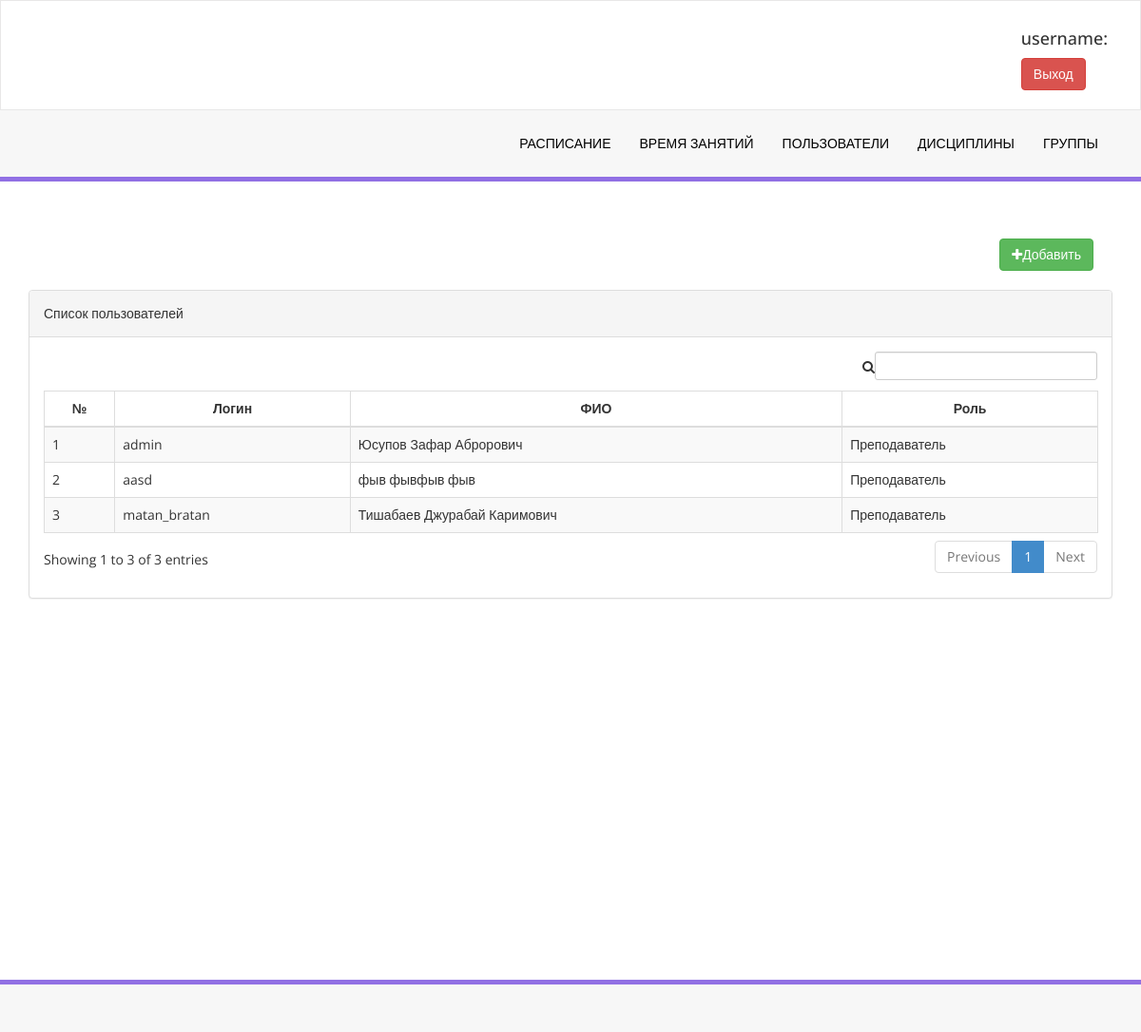
Page /user/list/ on the earlier database version.
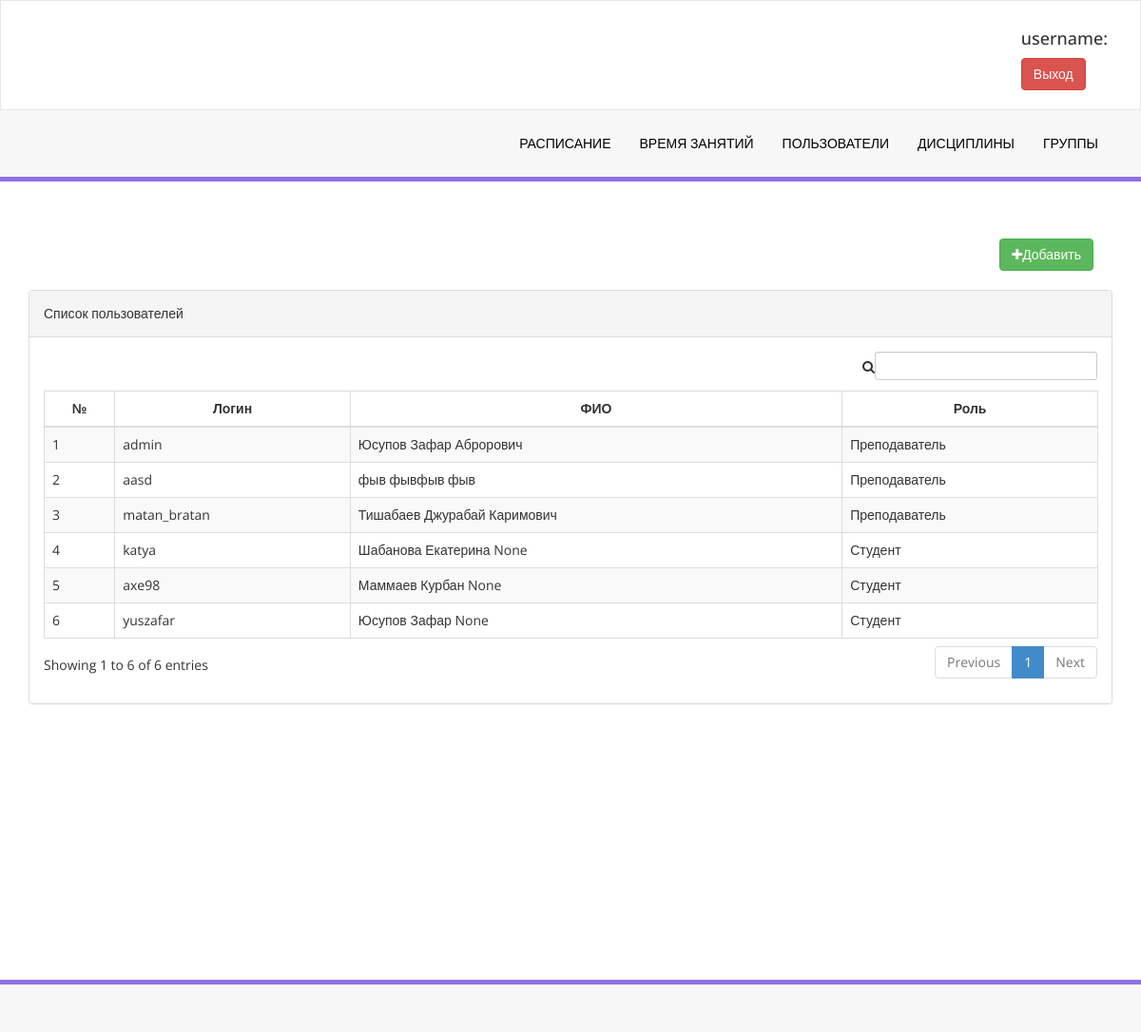
Same page on the later database version.
### meeting/models.py (models this page shows, shortened)
class Profile(models.Model):
    LEVEL = (
        ("Teacher", "Преподаватель"),
        ("Student", "Студент"),
        ("Training_division", "Учебный отдел")
    )
    user = models.OneToOneField(User, on_delete=models.CASCADE)
    first_name = models.CharField(max_length=255, null=True)
    last_name = models.CharField(max_length=255, null=True)
    otchestvo = models.CharField(max_length=255, null=True)
    level = models.CharField(max_length=255, choices=LEVEL)

### meeting/views.py (the view)
# urls.py: path('user/list/', views.ProfileListView.as_view(), name='user_list'),
class ProfileListView(generic.ListView):
    model = Profile
    template_name = 'profiles.html'

### templates/profiles.html
{% extends "base.html" %}
{% block content %}
    <div class="row">
        <div class="col-md-12">
            <div class="right-div">
                <a class="btn btn-success" href="{% url 'meeting:create_user' %}"> <i
                        class="fa fa-plus "></i>Добавить</a>
            </div>
        </div>
        <div class="col-md-12">
            <div class="panel panel-default">
                <div class="panel-heading">
                    Список пользователей
                </div>
                <div class="panel-body">
                    <div class="table-responsive">
                        <table class="table table-striped table-bordered table-hover" id="lesson_info_table">
                            <thead>
                            <tr>
                                <th class="text-center">№</th>
                                <th class="text-center">Логин</th>
                                <th class="text-center">ФИО</th>
                                <th class="text-center">Роль</th>
                            </tr>
                            </thead>
                            <tbody>
                            {% for profile in profile_list %}
                                <tr class="odd gradeX">
                                    <td>{{ forloop.counter }}</td>
                                    <td>{{ profile.user.username }}</td>
                                    <td>{{ profile.last_name }} {{ profile.first_name }} {{ profile.otchestvo }}</td>
                                    <td>{{ profile.get_level_display }}</td>
                                </tr>
                            {% endfor %}
                            </tbody>
                        </table>
                    </div>
                </div>
            </div>
        </div>
    </div>
{% endblock %}

### templates/base.html (shortened to what this page needs)
{% load static %}
<!DOCTYPE html>
<html>
<head>
    <link href="{% static 'css/bootstrap.css' %}" rel="stylesheet"/>
    <link href="{% static 'css/font-awesome.css' %}" rel="stylesheet"/>
    <link href="{% static 'css/style.css' %}" rel="stylesheet"/>
    <link href="{% static 'js/dataTables/dataTables.bootstrap.css' %}" rel="stylesheet" />
</head>
<body>
<div class="navbar navbar-inverse set-radius-zero">
    <div class="container">
    <div class="row">
        <div class="pull-right right-div">
            <h4> username: {{ request.user.username }} </h4>
            <a href="{% url 'meeting:logout' %}" class="btn btn-danger">Выход</a>
        </div>
    </div>
    </div>
</div>
<section class="menu-section">
    <div class="container">
        <div class="row ">
            <div class="col-md-12">
                <div class="navbar-collapse collapse ">
                    <ul id="menu-top" class="nav navbar-nav navbar-right">
                        <li><a id="nav-stream" href="{% url "meeting:calendar" %}" class="">Расписание</a></li>
                        <li><a id="nav-subs" href="{% url "meeting:time" %}">Время занятий</a></li>
                        <li><a id="nav-mystreams" href="{% url "meeting:user_list" %}">пользователи</a></li>
                        <li><a id="nav-create" href="{% url 'meeting:lesson_info' %}">Дисциплины</a></li>
                        <li><a id="nav-create" href="{% url 'meeting:group_list' %}">Группы</a></li>
                    </ul>
                </div>
            </div>
        </div>
    </div>
</section>
<div class="content-wrapper">
    <div class="container">
        {% block content %}
        {% endblock %}
    </div>
</div>
<section class="footer-section">
</section>
</body>
</html>

### static/css/style.css (style rules this page uses)
.set-radius-zero { border-radius:0px; -moz-border-radius:0px; -webkit-border-radius:0px; }
.content-wrapper { margin-top: 40px; min-height:800px; padding-bottom:90px; }
.right-div { float: right; padding: 20px; }
#menu-top a { color:#000; text-decoration:none; font-weight:500; padding: 25px 15px 25px 15px; text-transform:uppercase; }
.menu-section { background-color: #f7f7f7; border-bottom:5px solid #9170E4; width:100% }
.navbar-inverse { background-color: #FFF; border-color: rgba(155, 153, 153, 0.23); }
.navbar { min-height: 90px; margin-bottom: 0px; }
.footer-section { padding:25px 50px 25px 50px; color:#000; font-size:13px; background-color: #f7f7f7; text-align:right; border-top:5px solid #9170E4; }

Differences in the rows shown:
added Profile: user.username "katya", last_name "Шабанова", first_name "Екатерина", otchestvo "None", level "Студент"
added Profile: user.username "axe98", last_name "Маммаев", first_name "Курбан", otchestvo "None", level "Студент"
added Profile: user.username "yuszafar", last_name "Юсупов", first_name "Зафар", otchestvo "None", level "Студент"
Other differences:
text written by a page script: "Showing 1 to 3 of 3 entries Previous 1 Next" → "Showing 1 to 6 of 6 entries Previous 1 Next"
